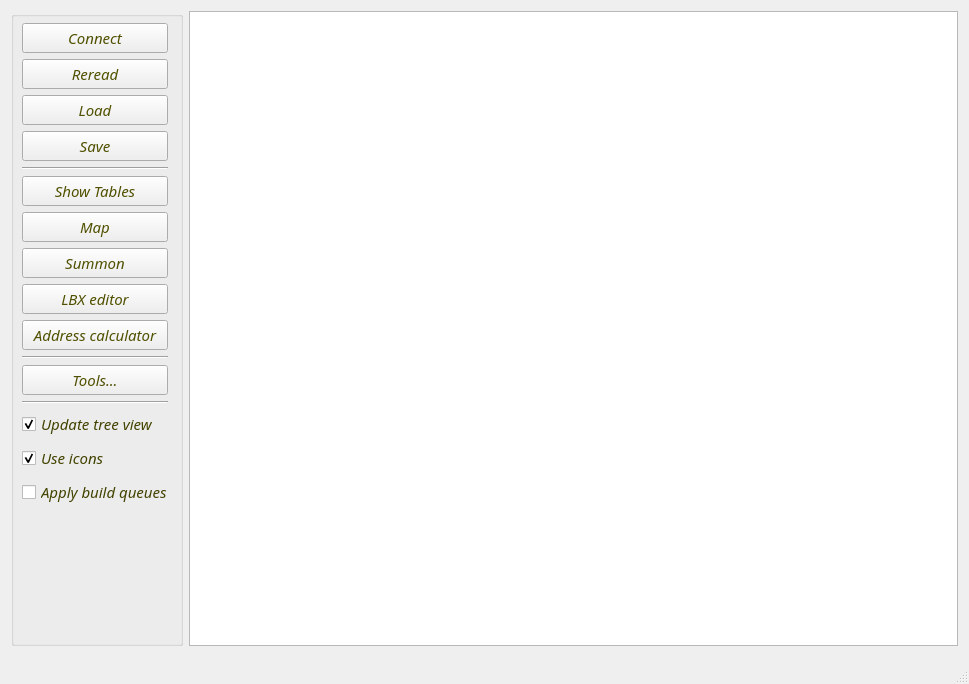
<?xml version="1.0" encoding="UTF-8"?>
<ui version="4.0">
 <class>MainWindow</class>
 <widget class="QMainWindow" name="MainWindow">
  <property name="geometry">
   <rect>
    <x>0</x>
    <y>0</y>
    <width>969</width>
    <height>684</height>
   </rect>
  </property>
  <property name="palette">
   <palette>
    <active>
     <colorrole role="WindowText">
      <brush brushstyle="SolidPattern">
       <color alpha="255">
        <red>66</red>
        <green>66</green>
        <blue>0</blue>
       </color>
      </brush>
     </colorrole>
     <colorrole role="ButtonText">
      <brush brushstyle="SolidPattern">
       <color alpha="255">
        <red>80</red>
        <green>80</green>
        <blue>0</blue>
       </color>
      </brush>
     </colorrole>
    </active>
    <inactive>
     <colorrole role="WindowText">
      <brush brushstyle="SolidPattern">
       <color alpha="255">
        <red>66</red>
        <green>66</green>
        <blue>0</blue>
       </color>
      </brush>
     </colorrole>
     <colorrole role="ButtonText">
      <brush brushstyle="SolidPattern">
       <color alpha="255">
        <red>80</red>
        <green>80</green>
        <blue>0</blue>
       </color>
      </brush>
     </colorrole>
    </inactive>
    <disabled>
     <colorrole role="WindowText">
      <brush brushstyle="SolidPattern">
       <color alpha="255">
        <red>118</red>
        <green>116</green>
        <blue>108</blue>
       </color>
      </brush>
     </colorrole>
     <colorrole role="ButtonText">
      <brush brushstyle="SolidPattern">
       <color alpha="255">
        <red>118</red>
        <green>116</green>
        <blue>108</blue>
       </color>
      </brush>
     </colorrole>
    </disabled>
   </palette>
  </property>
  <property name="font">
   <font>
    <family>Monotype Corsiva</family>
    <pointsize>11</pointsize>
    <italic>true</italic>
   </font>
  </property>
  <property name="windowTitle">
   <string>Real-Time Game Tweaker for MASTER of MAGIC</string>
  </property>
  <property name="windowIcon">
   <iconset resource="../../Resources/InteractiveGameTweaker.qrc">
    <normaloff>:/heroes/serena.gif</normaloff>:/heroes/serena.gif</iconset>
  </property>
  <property name="styleSheet">
   <string notr="true"/>
  </property>
  <widget class="QWidget" name="centralWidget">
   <property name="sizePolicy">
    <sizepolicy hsizetype="Expanding" vsizetype="Expanding">
     <horstretch>0</horstretch>
     <verstretch>0</verstretch>
    </sizepolicy>
   </property>
   <layout class="QGridLayout" name="gridLayout">
    <item row="0" column="0">
     <widget class="QGroupBox" name="groupBox">
      <property name="sizePolicy">
       <sizepolicy hsizetype="Fixed" vsizetype="Expanding">
        <horstretch>0</horstretch>
        <verstretch>0</verstretch>
       </sizepolicy>
      </property>
      <property name="minimumSize">
       <size>
        <width>172</width>
        <height>0</height>
       </size>
      </property>
      <property name="maximumSize">
       <size>
        <width>172</width>
        <height>16777215</height>
       </size>
      </property>
      <property name="title">
       <string/>
      </property>
      <widget class="QWidget" name="">
       <property name="geometry">
        <rect>
         <x>0</x>
         <y>1</y>
         <width>168</width>
         <height>621</height>
        </rect>
       </property>
       <layout class="QVBoxLayout" name="verticalLayout">
        <item>
         <widget class="QPushButton" name="pushButton_Connect">
          <property name="text">
           <string>Connect</string>
          </property>
          <property name="icon">
           <iconset resource="../../Resources/InteractiveGameTweaker.qrc">
            <normaloff>:/heroes/allora.gif</normaloff>:/heroes/allora.gif</iconset>
          </property>
          <property name="iconSize">
           <size>
            <width>32</width>
            <height>32</height>
           </size>
          </property>
         </widget>
        </item>
        <item>
         <widget class="QPushButton" name="pushButton_Reread">
          <property name="text">
           <string>Reread</string>
          </property>
          <property name="icon">
           <iconset resource="../../Resources/InteractiveGameTweaker.qrc">
            <normaloff>:/heroes/shalla.gif</normaloff>:/heroes/shalla.gif</iconset>
          </property>
          <property name="iconSize">
           <size>
            <width>32</width>
            <height>32</height>
           </size>
          </property>
         </widget>
        </item>
        <item>
         <widget class="QPushButton" name="pushButton_Load">
          <property name="text">
           <string>Load</string>
          </property>
          <property name="icon">
           <iconset resource="../../Resources/InteractiveGameTweaker.qrc">
            <normaloff>:/heroes/valana.gif</normaloff>:/heroes/valana.gif</iconset>
          </property>
          <property name="iconSize">
           <size>
            <width>32</width>
            <height>32</height>
           </size>
          </property>
         </widget>
        </item>
        <item>
         <widget class="QPushButton" name="pushButton_Save">
          <property name="text">
           <string>Save</string>
          </property>
          <property name="icon">
           <iconset resource="../../Resources/InteractiveGameTweaker.qrc">
            <normaloff>:/heroes/greyfar.gif</normaloff>:/heroes/greyfar.gif</iconset>
          </property>
          <property name="iconSize">
           <size>
            <width>32</width>
            <height>32</height>
           </size>
          </property>
         </widget>
        </item>
        <item>
         <widget class="Line" name="line">
          <property name="orientation">
           <enum>Qt::Horizontal</enum>
          </property>
         </widget>
        </item>
        <item>
         <widget class="QPushButton" name="pushButton_ShowTables">
          <property name="text">
           <string>Show Tables</string>
          </property>
          <property name="icon">
           <iconset resource="../../Resources/InteractiveGameTweaker.qrc">
            <normaloff>:/heroes/zaldron.gif</normaloff>:/heroes/zaldron.gif</iconset>
          </property>
          <property name="iconSize">
           <size>
            <width>32</width>
            <height>32</height>
           </size>
          </property>
         </widget>
        </item>
        <item>
         <widget class="QPushButton" name="pushButton_Map">
          <property name="text">
           <string>Map</string>
          </property>
          <property name="icon">
           <iconset resource="../../Resources/InteractiveGameTweaker.qrc">
            <normaloff>:/heroes/rakir.gif</normaloff>:/heroes/rakir.gif</iconset>
          </property>
          <property name="iconSize">
           <size>
            <width>32</width>
            <height>32</height>
           </size>
          </property>
         </widget>
        </item>
        <item>
         <widget class="QPushButton" name="pushButton_AddUnit">
          <property name="text">
           <string>Summon</string>
          </property>
          <property name="icon">
           <iconset resource="../../Resources/InteractiveGameTweaker.qrc">
            <normaloff>:/heroes/shuri.gif</normaloff>:/heroes/shuri.gif</iconset>
          </property>
          <property name="iconSize">
           <size>
            <width>32</width>
            <height>32</height>
           </size>
          </property>
         </widget>
        </item>
        <item>
         <widget class="QPushButton" name="pushButton_LbxEditor">
          <property name="text">
           <string>LBX editor</string>
          </property>
          <property name="icon">
           <iconset resource="../../Resources/InteractiveGameTweaker.qrc">
            <normaloff>:/heroes/taki.gif</normaloff>:/heroes/taki.gif</iconset>
          </property>
          <property name="iconSize">
           <size>
            <width>32</width>
            <height>32</height>
           </size>
          </property>
         </widget>
        </item>
        <item>
         <widget class="QPushButton" name="pushButton_Calculator">
          <property name="text">
           <string>Address calculator</string>
          </property>
          <property name="icon">
           <iconset resource="../../Resources/InteractiveGameTweaker.qrc">
            <normaloff>:/heroes/shin_bo.gif</normaloff>:/heroes/shin_bo.gif</iconset>
          </property>
          <property name="iconSize">
           <size>
            <width>32</width>
            <height>32</height>
           </size>
          </property>
         </widget>
        </item>
        <item>
         <widget class="Line" name="line_3">
          <property name="orientation">
           <enum>Qt::Horizontal</enum>
          </property>
         </widget>
        </item>
        <item>
         <widget class="QPushButton" name="pushButton_Tools">
          <property name="text">
           <string>Tools...</string>
          </property>
          <property name="icon">
           <iconset resource="../../Resources/InteractiveGameTweaker.qrc">
            <normaloff>:/heroes/mystic_x.gif</normaloff>:/heroes/mystic_x.gif</iconset>
          </property>
          <property name="iconSize">
           <size>
            <width>32</width>
            <height>32</height>
           </size>
          </property>
         </widget>
        </item>
        <item>
         <widget class="Line" name="line_2">
          <property name="orientation">
           <enum>Qt::Horizontal</enum>
          </property>
         </widget>
        </item>
        <item>
         <widget class="QCheckBox" name="checkBox_UpdateTree">
          <property name="text">
           <string>Update tree view</string>
          </property>
          <property name="checked">
           <bool>true</bool>
          </property>
         </widget>
        </item>
        <item>
         <widget class="QCheckBox" name="checkBox_UseIcons">
          <property name="text">
           <string>Use icons</string>
          </property>
          <property name="checked">
           <bool>true</bool>
          </property>
         </widget>
        </item>
        <item>
         <widget class="QCheckBox" name="checkBox_ApplyBuildQueues">
          <property name="text">
           <string>Apply build queues</string>
          </property>
          <property name="checked">
           <bool>false</bool>
          </property>
         </widget>
        </item>
        <item>
         <spacer name="verticalSpacer">
          <property name="orientation">
           <enum>Qt::Vertical</enum>
          </property>
          <property name="sizeHint" stdset="0">
           <size>
            <width>13</width>
            <height>13</height>
           </size>
          </property>
         </spacer>
        </item>
       </layout>
      </widget>
     </widget>
    </item>
    <item row="0" column="1">
     <widget class="QTreeView" name="treeView_MoM">
      <property name="sizePolicy">
       <sizepolicy hsizetype="Expanding" vsizetype="Expanding">
        <horstretch>100</horstretch>
        <verstretch>100</verstretch>
       </sizepolicy>
      </property>
      <property name="maximumSize">
       <size>
        <width>16777215</width>
        <height>16777215</height>
       </size>
      </property>
      <property name="palette">
       <palette>
        <active>
         <colorrole role="WindowText">
          <brush brushstyle="SolidPattern">
           <color alpha="255">
            <red>80</red>
            <green>80</green>
            <blue>0</blue>
           </color>
          </brush>
         </colorrole>
        </active>
        <inactive>
         <colorrole role="WindowText">
          <brush brushstyle="SolidPattern">
           <color alpha="255">
            <red>80</red>
            <green>80</green>
            <blue>0</blue>
           </color>
          </brush>
         </colorrole>
        </inactive>
        <disabled>
         <colorrole role="WindowText">
          <brush brushstyle="SolidPattern">
           <color alpha="255">
            <red>118</red>
            <green>116</green>
            <blue>108</blue>
           </color>
          </brush>
         </colorrole>
        </disabled>
       </palette>
      </property>
      <property name="editTriggers">
       <set>QAbstractItemView::AnyKeyPressed|QAbstractItemView::EditKeyPressed|QAbstractItemView::SelectedClicked</set>
      </property>
      <property name="tabKeyNavigation">
       <bool>true</bool>
      </property>
      <property name="dragEnabled">
       <bool>true</bool>
      </property>
      <property name="alternatingRowColors">
       <bool>true</bool>
      </property>
      <property name="selectionBehavior">
       <enum>QAbstractItemView::SelectItems</enum>
      </property>
      <property name="iconSize">
       <size>
        <width>48</width>
        <height>48</height>
       </size>
      </property>
      <property name="sortingEnabled">
       <bool>true</bool>
      </property>
      <property name="animated">
       <bool>false</bool>
      </property>
      <attribute name="headerDefaultSectionSize">
       <number>250</number>
      </attribute>
     </widget>
    </item>
   </layout>
  </widget>
  <widget class="QStatusBar" name="statusBar"/>
 </widget>
 <layoutdefault spacing="6" margin="11"/>
 <resources>
  <include location="../../Resources/InteractiveGameTweaker.qrc"/>
 </resources>
 <connections/>
 <slots>
  <slot>on_timer()</slot>
 </slots>
</ui>
